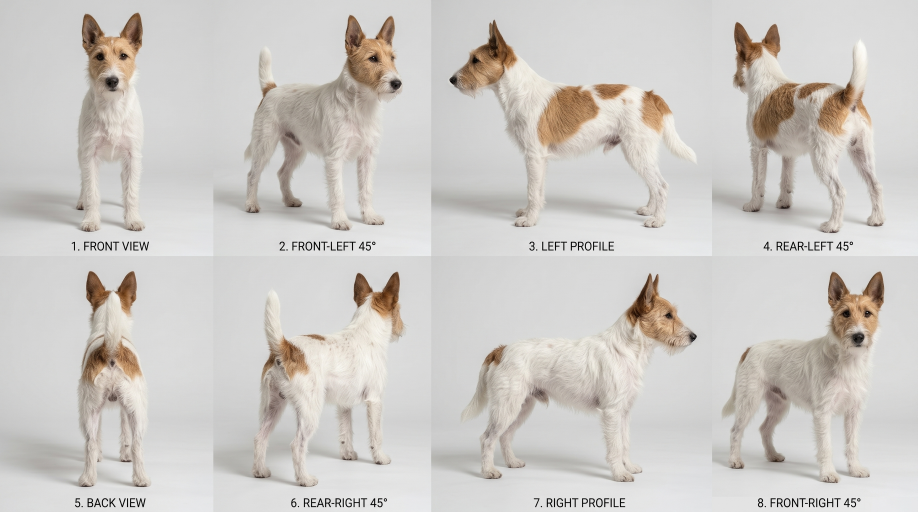
#> input picture docs/Donut_dog_character_turnaround.jpeg, 2752 x 1536 px (shown at 1/3 size)
$ python generate_clean_donut_pillow.py
#> lines starting #> are read from the running program, lines starting #| are printed output that depends on the picture
from PIL import Image, ImageDraw, ImageFilter
import math

def process_with_pillow():
    print("Processing turnaround with Pillow flood cutout...")

    src = Image.open('docs/Donut_dog_character_turnaround.jpeg').convert('RGB')
#> src is the input picture: PIL image 2752x1536 RGB; mean R, G, B 205.7, 202.1, 198.1
    W, H = src.size
#> W = 2752; H = 1536
    cell_w = W // 4
#> cell_w = 688
    cell_h = H // 2
#> cell_h = 768

    views = {
        'donut_idle.png': (cell_w, 0, cell_w * 2, cell_h - 95),  # Front-Left 45 (view 2)
        'donut_run1.png': (cell_w * 2, 0, cell_w * 3, cell_h - 95), # Left profile (view 3)
        'donut_run2.png': (cell_w * 2, cell_h, cell_w * 3, cell_h * 2 - 95), # Right profile (view 7)
    }

    for filename, bbox in views.items():
        cell = src.crop(bbox)
        cw, ch = cell.size

        # Sample background colors around the 4 corners
        # Flood fill from boundaries
        mask = Image.new('L', (cw, ch), 255) # 255 = dog (foreground), 0 = background

        # Floodfill from (0,0), (cw-1,0), (0, ch-1), (cw-1, ch-1), top border, etc.
        # Find pixels that are near-neutral light gray
        # Background pixels satisfy: R > 220 and G > 220 and B > 220 and max(R,G,B) - min(R,G,B) < 15
        # Also shadow under paws: R ~ 180-210, neutral
        pixels = cell.load()
        mask_pix = mask.load()

        # Let's perform breadth-first search / flood fill starting from all border pixels
        visited = set()
        queue = []
        for x in range(cw):
            queue.append((x, 0))
            queue.append((x, ch - 1))
        for y in range(ch):
            queue.append((0, y))
            queue.append((cw - 1, y))

        for pt in queue:
            visited.add(pt)

        while queue:
            x, y = queue.pop(0)
            r, g, b = pixels[x, y]

            # Check if this pixel is background (near white / light gray or floor shadow)
            # The dog has tan patches (R > B + 30) or white body (enclosed inside dog outline)
            # Studio backdrop is very light neutral gray: R >= 215, G >= 215, B >= 215 and |R-G| <= 12 and |R-B| <= 12
            is_bg = (r >= 210 and g >= 210 and b >= 210 and abs(r - g) <= 18 and abs(r - b) <= 18) or \
                    (y > ch * 0.78 and r >= 170 and g >= 170 and b >= 170 and abs(r - g) <= 15 and abs(r - b) <= 15) # floor shadow

            if is_bg:
                mask_pix[x, y] = 0 # background
                # Check 4 neighbors
                for nx, ny in ((x+1, y), (x-1, y), (x, y+1), (x, y-1)):
                    if 0 <= nx < cw and 0 <= ny < ch and (nx, ny) not in visited:
                        visited.add((nx, ny))
                        queue.append((nx, ny))

        # Smooth mask slightly with GaussianBlur
        mask_smooth = mask.filter(ImageFilter.GaussianBlur(1.0))

        # Create transparent RGBA image
        out = Image.new('RGBA', (cw, ch), (0, 0, 0, 0))
        out.paste(cell, (0, 0), mask_smooth)

        # Crop to tight bounding box
        bbox = out.getbbox()
        if bbox:
            out = out.crop(bbox)

        out.save(filename)
        print(f"Saved {filename} with clean cutout")
#> this loop made 3 passes
#> pass 1, in process_with_pillow, `cell = src.crop(bbox)`:
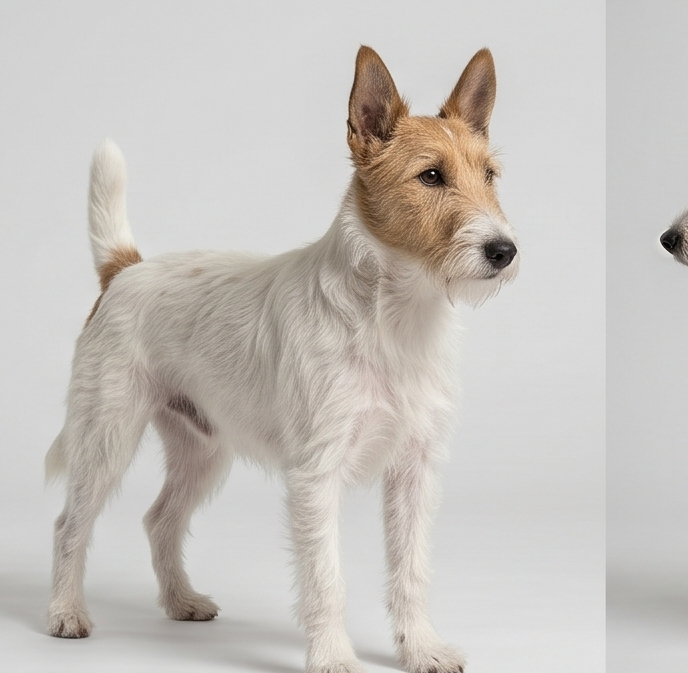
#> cell: PIL image 688x673 RGB; mean R, G, B 199.5, 195.2, 190.7
#> pass 1, in process_with_pillow, `mask_smooth = mask.filter(ImageFilter.GaussianBlur(1.0))`:
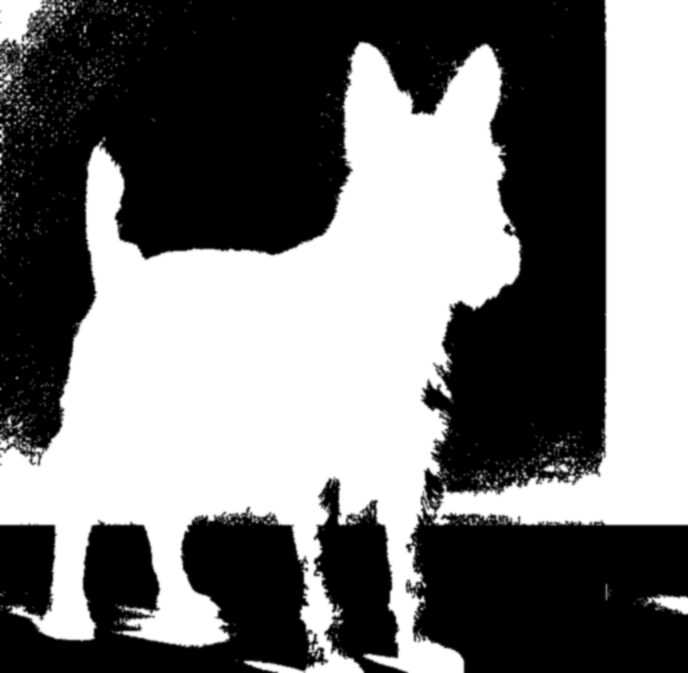
#> mask_smooth: PIL image 688x673 L; min 0, max 255, mean 117.3
#> after the loop:
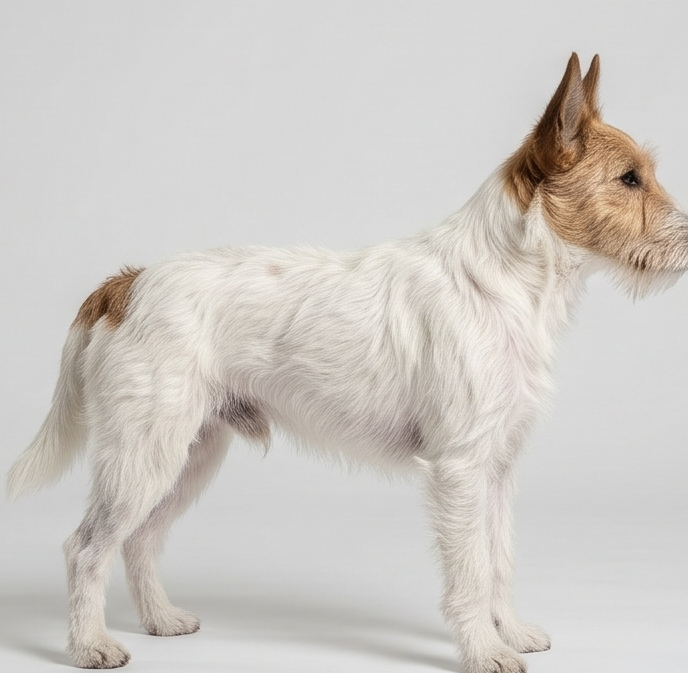
#> cell: PIL image 688x673 RGB; mean R, G, B 206.6, 202.6, 198
#> after the loop:
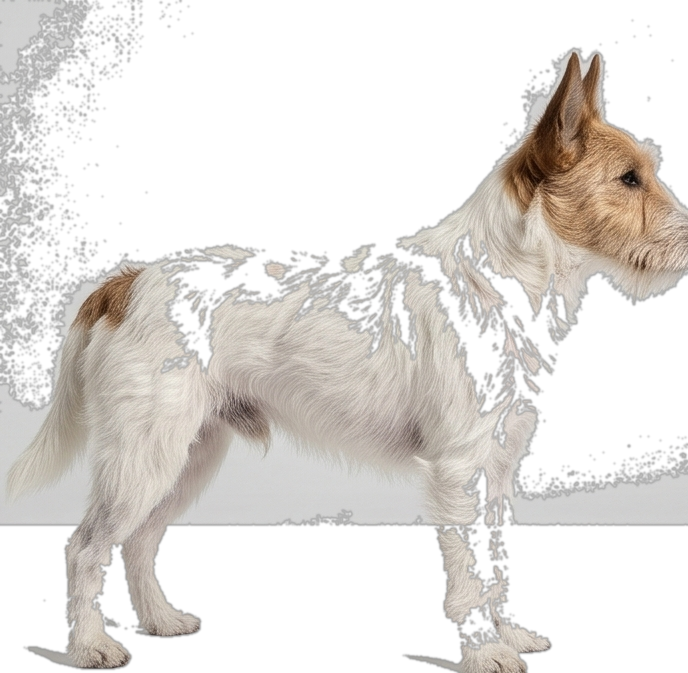
#> out: PIL image 688x673 RGBA; mean R, G, B, A 75.7, 72, 68.3, 98.9; transparent parts drawn white

    # Clean Fetch Ball cutout (from pure circle mask)
    ball_src_path = r'C:\Users\rajee\.gemini\antigravity-ide\brain\e16d0395-e727-4f22-9ced-1a5d1ded0225\fetch_ball_sprite_1787157344710.jpg'
#> (the run stopped early here; a loop or call above may not have finished)
